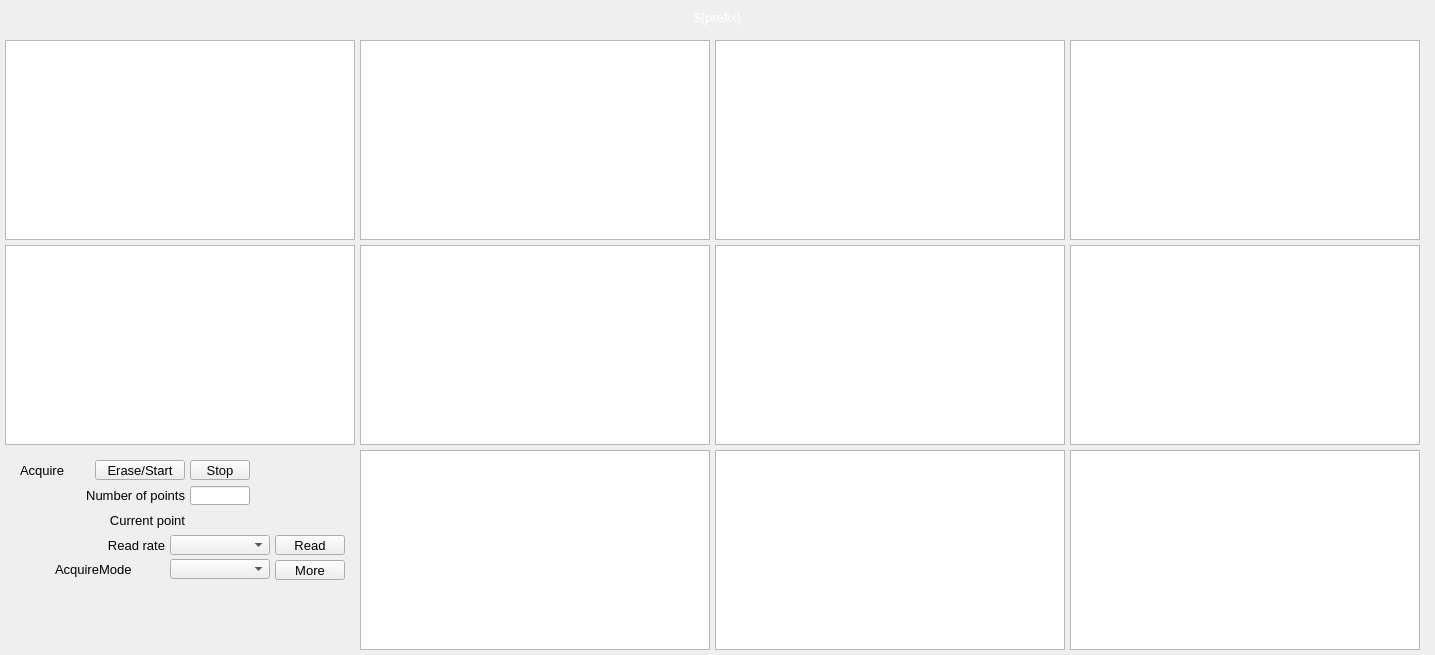
<?xml version="1.0" ?>
<ui version="4.0">
  <class>Dialog</class>
  <widget class="QWidget" name="screen">
    <property name="geometry">
      <rect>
        <x>464</x>
        <y>226</y>
        <width>1435</width>
        <height>655</height>
      </rect>
    </property>
    <property name="styleSheet">
      <string notr="true">QWidget#screen {
  color: rgb(0, 0, 0);
  background-color: rgb(187, 187, 187);
  }</string>
    </property>
    <property name="windowTitle">
      <string>NDStatsTimeSeriesBasicAll</string>
    </property>
    <widget class="PyDMDrawingRectangle" name="rectangle">
      <property name="geometry">
        <rect>
          <x>0</x>
          <y>5</y>
          <width>1435</width>
          <height>25</height>
        </rect>
      </property>
      <property name="brush" stdset="0">
        <brush brushstyle="SolidPattern">
          <color alpha="255">
            <red>10</red>
            <green>0</green>
            <blue>184</blue>
          </color>
        </brush>
      </property>
      <property name="penStyle" stdset="0">
        <enum>Qt::SolidLine</enum>
      </property>
      <property name="penColor" stdset="0">
        <color>
          <red>10</red>
          <green>0</green>
          <blue>184</blue>
        </color>
      </property>
      <property name="penWidth" stdset="0">
        <double>0</double>
      </property>
      <property name="penCapStyle" stdset="0">
        <enum>Qt::FlatCap</enum>
      </property>
      <property name="toolTip">
        <string>rectangle</string>
      </property>
    </widget>
    <widget class="QLabel" name="text">
      <property name="geometry">
        <rect>
          <x>0</x>
          <y>5</y>
          <width>1435</width>
          <height>25</height>
        </rect>
      </property>
      <property name="text">
        <string>${prefix}</string>
      </property>
      <property name="font" stdset="0">
        <font>
          <pointsize>10</pointsize>
        </font>
      </property>
      <property name="brush" stdset="0">
        <brush brushstyle="SolidPattern">
          <color alpha="255">
            <red>255</red>
            <green>255</green>
            <blue>255</blue>
          </color>
        </brush>
      </property>
      <property name="toolTip">
        <string>text</string>
      </property>
      <property name="alignment">
        <set>Qt::AlignCenter</set>
      </property>
      <property name="styleSheet">
        <string notr="true">QLabel#text {
  color: rgb(255, 255, 255);
  }</string>
      </property>
    </widget>
    <widget class="PyDMWaveformPlot" name="cartesian_plot">
      <property name="geometry">
        <rect>
          <x>5</x>
          <y>40</y>
          <width>350</width>
          <height>200</height>
        </rect>
      </property>
      <property name="toolTip">
        <string>cartesian_plot</string>
      </property>
      <property name="title" stdset="0">
        <string>$(P)$(R)TSTotal</string>
      </property>
      <property name="xLabels">
        <stringlist>
          <string>Time {s}</string>
        </stringlist>
      </property>
      <property name="yLabels">
        <stringlist>
          <string>Value</string>
        </stringlist>
      </property>
      <property name="curves" stdset="0">
        <stringlist>
          <string>{&quot;name&quot;: &quot;curve 1&quot;, &quot;x_channel&quot;: &quot;ca://${prefix}TS:TSTimeAxis&quot;, &quot;y_channel&quot;: &quot;ca://${prefix}TSTotal&quot;, &quot;color&quot;: &quot;#4b6ec7&quot;, &quot;lineStyle&quot;: 1, &quot;lineWidth&quot;: 1, &quot;symbolSize&quot;: 10, &quot;redraw_mode&quot;: 2, &quot;block_size&quot;: 1200}</string>
        </stringlist>
      </property>
      <property name="axisColor" stdset="0">
        <color>
          <red>0</red>
          <green>0</green>
          <blue>0</blue>
        </color>
      </property>
      <property name="backgroundColor" stdset="0">
        <color>
          <red>218</red>
          <green>218</green>
          <blue>218</blue>
        </color>
      </property>
    </widget>
    <widget class="PyDMWaveformPlot" name="cartesian_plot_1">
      <property name="geometry">
        <rect>
          <x>360</x>
          <y>40</y>
          <width>350</width>
          <height>200</height>
        </rect>
      </property>
      <property name="toolTip">
        <string>cartesian_plot_1</string>
      </property>
      <property name="title" stdset="0">
        <string>$(P)$(R)TSNet</string>
      </property>
      <property name="xLabels">
        <stringlist>
          <string>Time {s}</string>
        </stringlist>
      </property>
      <property name="yLabels">
        <stringlist>
          <string>Value</string>
        </stringlist>
      </property>
      <property name="curves" stdset="0">
        <stringlist>
          <string>{&quot;name&quot;: &quot;curve 1&quot;, &quot;x_channel&quot;: &quot;ca://${prefix}TS:TSTimeAxis&quot;, &quot;y_channel&quot;: &quot;ca://${prefix}TSNet&quot;, &quot;color&quot;: &quot;#4b6ec7&quot;, &quot;lineStyle&quot;: 1, &quot;lineWidth&quot;: 1, &quot;symbolSize&quot;: 10, &quot;redraw_mode&quot;: 2, &quot;block_size&quot;: 1200}</string>
        </stringlist>
      </property>
      <property name="axisColor" stdset="0">
        <color>
          <red>0</red>
          <green>0</green>
          <blue>0</blue>
        </color>
      </property>
      <property name="backgroundColor" stdset="0">
        <color>
          <red>218</red>
          <green>218</green>
          <blue>218</blue>
        </color>
      </property>
    </widget>
    <widget class="PyDMWaveformPlot" name="cartesian_plot_2">
      <property name="geometry">
        <rect>
          <x>715</x>
          <y>40</y>
          <width>350</width>
          <height>200</height>
        </rect>
      </property>
      <property name="toolTip">
        <string>cartesian_plot_2</string>
      </property>
      <property name="title" stdset="0">
        <string>$(P)$(R)TSMin</string>
      </property>
      <property name="xLabels">
        <stringlist>
          <string>Time {s}</string>
        </stringlist>
      </property>
      <property name="yLabels">
        <stringlist>
          <string>Value</string>
        </stringlist>
      </property>
      <property name="curves" stdset="0">
        <stringlist>
          <string>{&quot;name&quot;: &quot;curve 1&quot;, &quot;x_channel&quot;: &quot;ca://${prefix}TS:TSTimeAxis&quot;, &quot;y_channel&quot;: &quot;ca://${prefix}TSMinValue&quot;, &quot;color&quot;: &quot;#4b6ec7&quot;, &quot;lineStyle&quot;: 1, &quot;lineWidth&quot;: 1, &quot;symbolSize&quot;: 10, &quot;redraw_mode&quot;: 2, &quot;block_size&quot;: 1200}</string>
        </stringlist>
      </property>
      <property name="axisColor" stdset="0">
        <color>
          <red>0</red>
          <green>0</green>
          <blue>0</blue>
        </color>
      </property>
      <property name="backgroundColor" stdset="0">
        <color>
          <red>218</red>
          <green>218</green>
          <blue>218</blue>
        </color>
      </property>
    </widget>
    <widget class="PyDMWaveformPlot" name="cartesian_plot_3">
      <property name="geometry">
        <rect>
          <x>1070</x>
          <y>40</y>
          <width>350</width>
          <height>200</height>
        </rect>
      </property>
      <property name="toolTip">
        <string>cartesian_plot_3</string>
      </property>
      <property name="title" stdset="0">
        <string>$(P)$(R)TSMax</string>
      </property>
      <property name="xLabels">
        <stringlist>
          <string>Time {s}</string>
        </stringlist>
      </property>
      <property name="yLabels">
        <stringlist>
          <string>Value</string>
        </stringlist>
      </property>
      <property name="curves" stdset="0">
        <stringlist>
          <string>{&quot;name&quot;: &quot;curve 1&quot;, &quot;x_channel&quot;: &quot;ca://${prefix}TS:TSTimeAxis&quot;, &quot;y_channel&quot;: &quot;ca://${prefix}TSMaxValue&quot;, &quot;color&quot;: &quot;#4b6ec7&quot;, &quot;lineStyle&quot;: 1, &quot;lineWidth&quot;: 1, &quot;symbolSize&quot;: 10, &quot;redraw_mode&quot;: 2, &quot;block_size&quot;: 1200}</string>
        </stringlist>
      </property>
      <property name="axisColor" stdset="0">
        <color>
          <red>0</red>
          <green>0</green>
          <blue>0</blue>
        </color>
      </property>
      <property name="backgroundColor" stdset="0">
        <color>
          <red>218</red>
          <green>218</green>
          <blue>218</blue>
        </color>
      </property>
    </widget>
    <widget class="PyDMWaveformPlot" name="cartesian_plot_4">
      <property name="geometry">
        <rect>
          <x>715</x>
          <y>450</y>
          <width>350</width>
          <height>200</height>
        </rect>
      </property>
      <property name="toolTip">
        <string>cartesian_plot_4</string>
      </property>
      <property name="title" stdset="0">
        <string>$(P)$(R)TSSigma</string>
      </property>
      <property name="xLabels">
        <stringlist>
          <string>Time {s}</string>
        </stringlist>
      </property>
      <property name="yLabels">
        <stringlist>
          <string>Value</string>
        </stringlist>
      </property>
      <property name="curves" stdset="0">
        <stringlist>
          <string>{&quot;name&quot;: &quot;curve 1&quot;, &quot;x_channel&quot;: &quot;ca://${prefix}TS:TSTimeAxis&quot;, &quot;y_channel&quot;: &quot;ca://${prefix}TSSigma&quot;, &quot;color&quot;: &quot;#4b6ec7&quot;, &quot;lineStyle&quot;: 1, &quot;lineWidth&quot;: 1, &quot;symbolSize&quot;: 10, &quot;redraw_mode&quot;: 2, &quot;block_size&quot;: 1200}</string>
        </stringlist>
      </property>
      <property name="axisColor" stdset="0">
        <color>
          <red>0</red>
          <green>0</green>
          <blue>0</blue>
        </color>
      </property>
      <property name="backgroundColor" stdset="0">
        <color>
          <red>218</red>
          <green>218</green>
          <blue>218</blue>
        </color>
      </property>
    </widget>
    <widget class="PyDMWaveformPlot" name="cartesian_plot_5">
      <property name="geometry">
        <rect>
          <x>360</x>
          <y>450</y>
          <width>350</width>
          <height>200</height>
        </rect>
      </property>
      <property name="toolTip">
        <string>cartesian_plot_5</string>
      </property>
      <property name="title" stdset="0">
        <string>$(P)$(R)TSMean</string>
      </property>
      <property name="xLabels">
        <stringlist>
          <string>Time {s}</string>
        </stringlist>
      </property>
      <property name="yLabels">
        <stringlist>
          <string>Value</string>
        </stringlist>
      </property>
      <property name="curves" stdset="0">
        <stringlist>
          <string>{&quot;name&quot;: &quot;curve 1&quot;, &quot;x_channel&quot;: &quot;ca://${prefix}TS:TSTimeAxis&quot;, &quot;y_channel&quot;: &quot;ca://${prefix}TSMeanValue&quot;, &quot;color&quot;: &quot;#4b6ec7&quot;, &quot;lineStyle&quot;: 1, &quot;lineWidth&quot;: 1, &quot;symbolSize&quot;: 10, &quot;redraw_mode&quot;: 2, &quot;block_size&quot;: 1200}</string>
        </stringlist>
      </property>
      <property name="axisColor" stdset="0">
        <color>
          <red>0</red>
          <green>0</green>
          <blue>0</blue>
        </color>
      </property>
      <property name="backgroundColor" stdset="0">
        <color>
          <red>218</red>
          <green>218</green>
          <blue>218</blue>
        </color>
      </property>
    </widget>
    <widget class="PyDMWaveformPlot" name="cartesian_plot_6">
      <property name="geometry">
        <rect>
          <x>5</x>
          <y>245</y>
          <width>350</width>
          <height>200</height>
        </rect>
      </property>
      <property name="toolTip">
        <string>cartesian_plot_6</string>
      </property>
      <property name="title" stdset="0">
        <string>$(P)$(R)TSMinX</string>
      </property>
      <property name="xLabels">
        <stringlist>
          <string>Time {s}</string>
        </stringlist>
      </property>
      <property name="yLabels">
        <stringlist>
          <string>Value</string>
        </stringlist>
      </property>
      <property name="curves" stdset="0">
        <stringlist>
          <string>{&quot;name&quot;: &quot;curve 1&quot;, &quot;x_channel&quot;: &quot;ca://${prefix}TS:TSTimeAxis&quot;, &quot;y_channel&quot;: &quot;ca://${prefix}TSMinX&quot;, &quot;color&quot;: &quot;#4b6ec7&quot;, &quot;lineStyle&quot;: 1, &quot;lineWidth&quot;: 1, &quot;symbolSize&quot;: 10, &quot;redraw_mode&quot;: 2, &quot;block_size&quot;: 1200}</string>
        </stringlist>
      </property>
      <property name="axisColor" stdset="0">
        <color>
          <red>0</red>
          <green>0</green>
          <blue>0</blue>
        </color>
      </property>
      <property name="backgroundColor" stdset="0">
        <color>
          <red>218</red>
          <green>218</green>
          <blue>218</blue>
        </color>
      </property>
    </widget>
    <widget class="PyDMWaveformPlot" name="cartesian_plot_7">
      <property name="geometry">
        <rect>
          <x>360</x>
          <y>245</y>
          <width>350</width>
          <height>200</height>
        </rect>
      </property>
      <property name="toolTip">
        <string>cartesian_plot_7</string>
      </property>
      <property name="title" stdset="0">
        <string>$(P)$(R)TSMinY</string>
      </property>
      <property name="xLabels">
        <stringlist>
          <string>Time {s}</string>
        </stringlist>
      </property>
      <property name="yLabels">
        <stringlist>
          <string>Value</string>
        </stringlist>
      </property>
      <property name="curves" stdset="0">
        <stringlist>
          <string>{&quot;name&quot;: &quot;curve 1&quot;, &quot;x_channel&quot;: &quot;ca://${prefix}TS:TSTimeAxis&quot;, &quot;y_channel&quot;: &quot;ca://${prefix}TSMinY&quot;, &quot;color&quot;: &quot;#4b6ec7&quot;, &quot;lineStyle&quot;: 1, &quot;lineWidth&quot;: 1, &quot;symbolSize&quot;: 10, &quot;redraw_mode&quot;: 2, &quot;block_size&quot;: 1200}</string>
        </stringlist>
      </property>
      <property name="axisColor" stdset="0">
        <color>
          <red>0</red>
          <green>0</green>
          <blue>0</blue>
        </color>
      </property>
      <property name="backgroundColor" stdset="0">
        <color>
          <red>218</red>
          <green>218</green>
          <blue>218</blue>
        </color>
      </property>
    </widget>
    <widget class="PyDMWaveformPlot" name="cartesian_plot_8">
      <property name="geometry">
        <rect>
          <x>715</x>
          <y>245</y>
          <width>350</width>
          <height>200</height>
        </rect>
      </property>
      <property name="toolTip">
        <string>cartesian_plot_8</string>
      </property>
      <property name="title" stdset="0">
        <string>$(P)$(R)TSMaxX</string>
      </property>
      <property name="xLabels">
        <stringlist>
          <string>Time {s}</string>
        </stringlist>
      </property>
      <property name="yLabels">
        <stringlist>
          <string>Value</string>
        </stringlist>
      </property>
      <property name="curves" stdset="0">
        <stringlist>
          <string>{&quot;name&quot;: &quot;curve 1&quot;, &quot;x_channel&quot;: &quot;ca://${prefix}TS:TSTimeAxis&quot;, &quot;y_channel&quot;: &quot;ca://${prefix}TSMaxX&quot;, &quot;color&quot;: &quot;#4b6ec7&quot;, &quot;lineStyle&quot;: 1, &quot;lineWidth&quot;: 1, &quot;symbolSize&quot;: 10, &quot;redraw_mode&quot;: 2, &quot;block_size&quot;: 1200}</string>
        </stringlist>
      </property>
      <property name="axisColor" stdset="0">
        <color>
          <red>0</red>
          <green>0</green>
          <blue>0</blue>
        </color>
      </property>
      <property name="backgroundColor" stdset="0">
        <color>
          <red>218</red>
          <green>218</green>
          <blue>218</blue>
        </color>
      </property>
    </widget>
    <widget class="PyDMWaveformPlot" name="cartesian_plot_9">
      <property name="geometry">
        <rect>
          <x>1070</x>
          <y>245</y>
          <width>350</width>
          <height>200</height>
        </rect>
      </property>
      <property name="toolTip">
        <string>cartesian_plot_9</string>
      </property>
      <property name="title" stdset="0">
        <string>$(P)$(R)TSMaxY</string>
      </property>
      <property name="xLabels">
        <stringlist>
          <string>Time {s}</string>
        </stringlist>
      </property>
      <property name="yLabels">
        <stringlist>
          <string>Value</string>
        </stringlist>
      </property>
      <property name="curves" stdset="0">
        <stringlist>
          <string>{&quot;name&quot;: &quot;curve 1&quot;, &quot;x_channel&quot;: &quot;ca://${prefix}TS:TSTimeAxis&quot;, &quot;y_channel&quot;: &quot;ca://${prefix}TSMaxY&quot;, &quot;color&quot;: &quot;#4b6ec7&quot;, &quot;lineStyle&quot;: 1, &quot;lineWidth&quot;: 1, &quot;symbolSize&quot;: 10, &quot;redraw_mode&quot;: 2, &quot;block_size&quot;: 1200}</string>
        </stringlist>
      </property>
      <property name="axisColor" stdset="0">
        <color>
          <red>0</red>
          <green>0</green>
          <blue>0</blue>
        </color>
      </property>
      <property name="backgroundColor" stdset="0">
        <color>
          <red>218</red>
          <green>218</green>
          <blue>218</blue>
        </color>
      </property>
    </widget>
    <widget class="PyDMWaveformPlot" name="cartesian_plot_10">
      <property name="geometry">
        <rect>
          <x>1070</x>
          <y>450</y>
          <width>350</width>
          <height>200</height>
        </rect>
      </property>
      <property name="toolTip">
        <string>cartesian_plot_10</string>
      </property>
      <property name="title" stdset="0">
        <string>$(P)$(R)TSTimestamp</string>
      </property>
      <property name="xLabels">
        <stringlist>
          <string>Time {s}</string>
        </stringlist>
      </property>
      <property name="yLabels">
        <stringlist>
          <string>Value</string>
        </stringlist>
      </property>
      <property name="curves" stdset="0">
        <stringlist>
          <string>{&quot;name&quot;: &quot;curve 1&quot;, &quot;x_channel&quot;: &quot;ca://${prefix}TS:TSTimeAxis&quot;, &quot;y_channel&quot;: &quot;ca://${prefix}TSTimestamp&quot;, &quot;color&quot;: &quot;#4b6ec7&quot;, &quot;lineStyle&quot;: 1, &quot;lineWidth&quot;: 1, &quot;symbolSize&quot;: 10, &quot;redraw_mode&quot;: 2, &quot;block_size&quot;: 1200}</string>
        </stringlist>
      </property>
      <property name="axisColor" stdset="0">
        <color>
          <red>0</red>
          <green>0</green>
          <blue>0</blue>
        </color>
      </property>
      <property name="backgroundColor" stdset="0">
        <color>
          <red>218</red>
          <green>218</green>
          <blue>218</blue>
        </color>
      </property>
    </widget>
    <widget class="QLabel" name="text_1">
      <property name="geometry">
        <rect>
          <x>55</x>
          <y>510</y>
          <width>130</width>
          <height>20</height>
        </rect>
      </property>
      <property name="text">
        <string>Current point</string>
      </property>
      <property name="font" stdset="0">
        <font>
          <pointsize>10</pointsize>
        </font>
      </property>
      <property name="brush" stdset="0">
        <brush brushstyle="SolidPattern">
          <color alpha="255">
            <red>0</red>
            <green>0</green>
            <blue>0</blue>
          </color>
        </brush>
      </property>
      <property name="toolTip">
        <string>text_1</string>
      </property>
      <property name="alignment">
        <set>Qt::AlignRight|Qt::AlignTrailing|Qt::AlignVCenter</set>
      </property>
      <property name="styleSheet">
        <string notr="true">QLabel#text_1 {
  color: rgb(0, 0, 0);
  }</string>
      </property>
    </widget>
    <widget class="PyDMLabel" name="text_update">
      <property name="geometry">
        <rect>
          <x>190</x>
          <y>511</y>
          <width>90</width>
          <height>18</height>
        </rect>
      </property>
      <property name="toolTip">
        <string>PV: ${prefix}TS:TSCurrentPoint</string>
      </property>
      <property name="channel" stdset="0">
        <string>ca://${prefix}TS:TSCurrentPoint</string>
      </property>
      <property name="font" stdset="0">
        <font>
          <pointsize>10</pointsize>
        </font>
      </property>
      <property name="alignment">
        <set>Qt::AlignLeading|Qt::AlignLeft|Qt::AlignVCenter</set>
      </property>
      <property name="textInteractionFlags">
        <set>Qt::TextSelectableByKeyboard|Qt::TextSelectableByMouse</set>
      </property>
      <property name="styleSheet">
        <string notr="true">PyDMLabel#text_update {
  color: rgb(10, 0, 184);
  background-color: rgb(187, 187, 187);
  }</string>
      </property>
    </widget>
    <widget class="PyDMEnumComboBox" name="menu">
      <property name="geometry">
        <rect>
          <x>170</x>
          <y>535</y>
          <width>100</width>
          <height>20</height>
        </rect>
      </property>
      <property name="toolTip">
        <string>${prefix}TS:TSRead.SCAN</string>
      </property>
      <property name="channel" stdset="0">
        <string>ca://${prefix}TS:TSRead.SCAN</string>
      </property>
      <property name="font" stdset="0">
        <font>
          <pointsize>10</pointsize>
        </font>
      </property>
      <property name="styleSheet">
        <string notr="true">PyDMEnumComboBox#menu {
  color: rgb(0, 0, 0);
  background-color: rgb(115, 223, 255);
  }</string>
      </property>
    </widget>
    <widget class="PyDMPushButton" name="message_button">
      <property name="geometry">
        <rect>
          <x>275</x>
          <y>535</y>
          <width>70</width>
          <height>20</height>
        </rect>
      </property>
      <property name="text">
        <string>Read</string>
      </property>
      <property name="font" stdset="0">
        <font>
          <pointsize>10</pointsize>
        </font>
      </property>
      <property name="toolTip">
        <string>${prefix}TS:TSRead.PROC</string>
      </property>
      <property name="channel" stdset="0">
        <string>ca://${prefix}TS:TSRead.PROC</string>
      </property>
      <property name="pressValue" stdset="0">
        <string>1</string>
      </property>
      <property name="styleSheet">
        <string notr="true">PyDMPushButton#message_button {
  color: rgb(0, 0, 0);
  background-color: rgb(115, 223, 255);
  }</string>
      </property>
    </widget>
    <widget class="QLabel" name="text_2">
      <property name="geometry">
        <rect>
          <x>75</x>
          <y>535</y>
          <width>90</width>
          <height>20</height>
        </rect>
      </property>
      <property name="text">
        <string>Read rate</string>
      </property>
      <property name="font" stdset="0">
        <font>
          <pointsize>10</pointsize>
        </font>
      </property>
      <property name="brush" stdset="0">
        <brush brushstyle="SolidPattern">
          <color alpha="255">
            <red>0</red>
            <green>0</green>
            <blue>0</blue>
          </color>
        </brush>
      </property>
      <property name="toolTip">
        <string>text_2</string>
      </property>
      <property name="alignment">
        <set>Qt::AlignRight|Qt::AlignTrailing|Qt::AlignVCenter</set>
      </property>
      <property name="styleSheet">
        <string notr="true">QLabel#text_2 {
  color: rgb(0, 0, 0);
  }</string>
      </property>
    </widget>
    <widget class="PyDMLineEdit" name="text_entry">
      <property name="geometry">
        <rect>
          <x>190</x>
          <y>486</y>
          <width>60</width>
          <height>19</height>
        </rect>
      </property>
      <property name="channel" stdset="0">
        <string>ca://${prefix}TS:TSNumPoints</string>
      </property>
      <property name="toolTip">
        <string>${prefix}TS:TSNumPoints</string>
      </property>
      <property name="font" stdset="0">
        <font>
          <pointsize>10</pointsize>
        </font>
      </property>
      <property name="styleSheet">
        <string notr="true">PyDMLineEdit#text_entry {
  color: rgb(0, 0, 0);
  background-color: rgb(115, 223, 255);
  border: 1px solid black;
  margin: 0px;
  padding: 0px;
  spacing: 0px;
  }</string>
      </property>
    </widget>
    <widget class="QLabel" name="text_3">
      <property name="geometry">
        <rect>
          <x>25</x>
          <y>485</y>
          <width>160</width>
          <height>20</height>
        </rect>
      </property>
      <property name="text">
        <string>Number of points</string>
      </property>
      <property name="font" stdset="0">
        <font>
          <pointsize>10</pointsize>
        </font>
      </property>
      <property name="brush" stdset="0">
        <brush brushstyle="SolidPattern">
          <color alpha="255">
            <red>0</red>
            <green>0</green>
            <blue>0</blue>
          </color>
        </brush>
      </property>
      <property name="toolTip">
        <string>text_3</string>
      </property>
      <property name="alignment">
        <set>Qt::AlignRight|Qt::AlignTrailing|Qt::AlignVCenter</set>
      </property>
      <property name="styleSheet">
        <string notr="true">QLabel#text_3 {
  color: rgb(0, 0, 0);
  }</string>
      </property>
    </widget>
    <widget class="PyDMPushButton" name="message_button_1">
      <property name="geometry">
        <rect>
          <x>95</x>
          <y>460</y>
          <width>90</width>
          <height>20</height>
        </rect>
      </property>
      <property name="text">
        <string>Erase/Start</string>
      </property>
      <property name="font" stdset="0">
        <font>
          <pointsize>10</pointsize>
        </font>
      </property>
      <property name="toolTip">
        <string>${prefix}TS:TSAcquire</string>
      </property>
      <property name="channel" stdset="0">
        <string>ca://${prefix}TS:TSAcquire</string>
      </property>
      <property name="pressValue" stdset="0">
        <string>1</string>
      </property>
      <property name="styleSheet">
        <string notr="true">PyDMPushButton#message_button_1 {
  color: rgb(0, 0, 0);
  background-color: rgb(115, 223, 255);
  }</string>
      </property>
    </widget>
    <widget class="PyDMPushButton" name="message_button_2">
      <property name="geometry">
        <rect>
          <x>190</x>
          <y>460</y>
          <width>60</width>
          <height>20</height>
        </rect>
      </property>
      <property name="text">
        <string>Stop</string>
      </property>
      <property name="font" stdset="0">
        <font>
          <pointsize>10</pointsize>
        </font>
      </property>
      <property name="toolTip">
        <string>${prefix}TS:TSAcquire</string>
      </property>
      <property name="channel" stdset="0">
        <string>ca://${prefix}TS:TSAcquire</string>
      </property>
      <property name="pressValue" stdset="0">
        <string>2</string>
      </property>
      <property name="styleSheet">
        <string notr="true">PyDMPushButton#message_button_2 {
  color: rgb(0, 0, 0);
  background-color: rgb(115, 223, 255);
  }</string>
      </property>
    </widget>
    <widget class="PyDMLabel" name="text_update_1">
      <property name="geometry">
        <rect>
          <x>255</x>
          <y>461</y>
          <width>90</width>
          <height>18</height>
        </rect>
      </property>
      <property name="toolTip">
        <string>PV: ${prefix}TS:TSAcquiring</string>
      </property>
      <property name="channel" stdset="0">
        <string>ca://${prefix}TS:TSAcquiring</string>
      </property>
      <property name="displayFormat" stdset="0">
        <enum>PyDMLabel::String</enum>
      </property>
      <property name="font" stdset="0">
        <font>
          <pointsize>10</pointsize>
        </font>
      </property>
      <property name="alignment">
        <set>Qt::AlignLeading|Qt::AlignLeft|Qt::AlignVCenter</set>
      </property>
      <property name="textInteractionFlags">
        <set>Qt::TextSelectableByKeyboard|Qt::TextSelectableByMouse</set>
      </property>
      <property name="styleSheet">
        <string notr="true">PyDMLabel#text_update_1 {
  color: rgb(10, 0, 184);
  background-color: rgb(70, 70, 70);
  }</string>
      </property>
    </widget>
    <widget class="QLabel" name="text_4">
      <property name="geometry">
        <rect>
          <x>20</x>
          <y>460</y>
          <width>70</width>
          <height>20</height>
        </rect>
      </property>
      <property name="text">
        <string>Acquire</string>
      </property>
      <property name="font" stdset="0">
        <font>
          <pointsize>10</pointsize>
        </font>
      </property>
      <property name="brush" stdset="0">
        <brush brushstyle="SolidPattern">
          <color alpha="255">
            <red>0</red>
            <green>0</green>
            <blue>0</blue>
          </color>
        </brush>
      </property>
      <property name="toolTip">
        <string>text_4</string>
      </property>
      <property name="alignment">
        <set>Qt::AlignLeading|Qt::AlignLeft|Qt::AlignVCenter</set>
      </property>
      <property name="styleSheet">
        <string notr="true">QLabel#text_4 {
  color: rgb(0, 0, 0);
  }</string>
      </property>
    </widget>
    <widget class="PyDMRelatedDisplayButton" name="related_display">
      <property name="geometry">
        <rect>
          <x>275</x>
          <y>560</y>
          <width>70</width>
          <height>20</height>
        </rect>
      </property>
      <property name="toolTip">
        <string>More</string>
      </property>
      <property name="text">
        <string>More</string>
      </property>
      <property name="showIcon" stdset="0">
        <bool>true</bool>
      </property>
      <property name="font" stdset="0">
        <font>
          <pointsize>10</pointsize>
        </font>
      </property>
      <property name="styleSheet">
        <string notr="true">PyDMRelatedDisplayButton#related_display {
  color: rgb(0, 0, 0);
  background-color: rgb(115, 223, 255);
  }</string>
      </property>
      <property name="titles" stdset="0">
        <stringlist>
          <string>Time series control</string>
        </stringlist>
      </property>
      <property name="filenames" stdset="0">
        <stringlist>
          <string>TimeSeriesPlugin_V37.ui</string>
        </stringlist>
      </property>
      <property name="macros" stdset="0">
        <stringlist>
          <string>P=${P},R=${R}TS:</string>
        </stringlist>
      </property>
      <property name="openInNewWindow" stdset="0">
        <bool>true</bool>
      </property>
    </widget>
    <widget class="QLabel" name="text_5">
      <property name="geometry">
        <rect>
          <x>55</x>
          <y>559</y>
          <width>110</width>
          <height>20</height>
        </rect>
      </property>
      <property name="text">
        <string>AcquireMode</string>
      </property>
      <property name="font" stdset="0">
        <font>
          <pointsize>10</pointsize>
        </font>
      </property>
      <property name="brush" stdset="0">
        <brush brushstyle="SolidPattern">
          <color alpha="255">
            <red>0</red>
            <green>0</green>
            <blue>0</blue>
          </color>
        </brush>
      </property>
      <property name="toolTip">
        <string>text_5</string>
      </property>
      <property name="alignment">
        <set>Qt::AlignLeading|Qt::AlignLeft|Qt::AlignVCenter</set>
      </property>
      <property name="styleSheet">
        <string notr="true">QLabel#text_5 {
  color: rgb(0, 0, 0);
  }</string>
      </property>
    </widget>
    <widget class="PyDMEnumComboBox" name="menu_1">
      <property name="geometry">
        <rect>
          <x>170</x>
          <y>559</y>
          <width>100</width>
          <height>20</height>
        </rect>
      </property>
      <property name="toolTip">
        <string>${prefix}TS:TSAcquireMode</string>
      </property>
      <property name="channel" stdset="0">
        <string>ca://${prefix}TS:TSAcquireMode</string>
      </property>
      <property name="font" stdset="0">
        <font>
          <pointsize>10</pointsize>
        </font>
      </property>
      <property name="styleSheet">
        <string notr="true">PyDMEnumComboBox#menu_1 {
  color: rgb(0, 0, 0);
  background-color: rgb(115, 223, 255);
  }</string>
      </property>
    </widget>
  </widget>
  <customwidgets>
    <customwidget>
      <class>PyDMDrawingRectangle</class>
      <extends>QWidget</extends>
      <header>pydm.widgets.drawing</header>
    </customwidget>
    <customwidget>
      <class>PyDMLabel</class>
      <extends>QLabel</extends>
      <header>pydm.widgets.label</header>
    </customwidget>
    <customwidget>
      <class>PyDMWaveformPlot</class>
      <extends>QGraphicsView</extends>
      <header>pydm.widgets.waveformplot</header>
    </customwidget>
    <customwidget>
      <class>PyDMEnumComboBox</class>
      <extends>QComboBox</extends>
      <header>pydm.widgets.enum_combo_box</header>
    </customwidget>
    <customwidget>
      <class>PyDMPushButton</class>
      <extends>QPushButton</extends>
      <header>pydm.widgets.pushbutton</header>
    </customwidget>
    <customwidget>
      <class>PyDMLineEdit</class>
      <extends>QLineEdit</extends>
      <header>pydm.widgets.line_edit</header>
    </customwidget>
    <customwidget>
      <class>PyDMRelatedDisplayButton</class>
      <extends>QPushButton</extends>
      <header>pydm.widgets.related_display_button</header>
    </customwidget>
  </customwidgets>
</ui>
